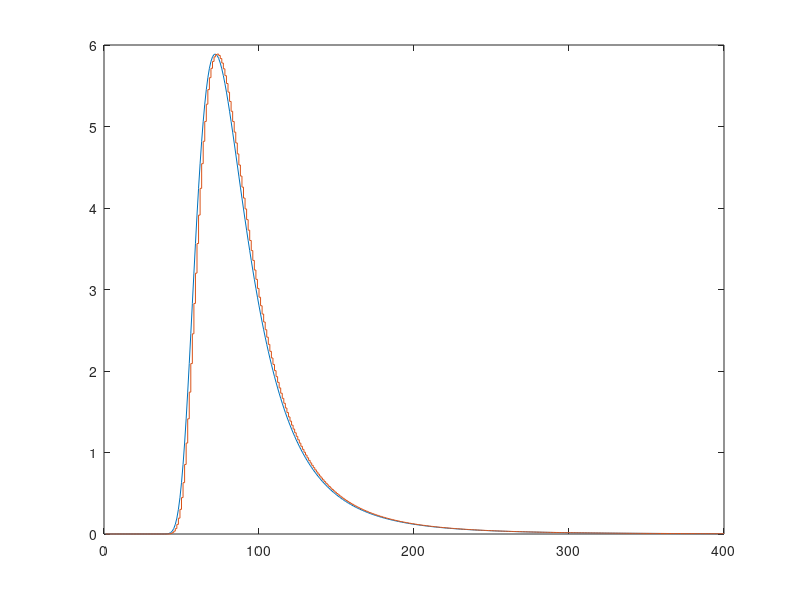

Write MATLAB code to recreate this figure.
function [y MSE]=ADelta_Modulation()
%del=step size
%y=output binary sequence

Vwind=12;              % wind speed at 19.4 m
dw=0.01;                % the difference between successive frequencies
w=0.01:dw:4;            % angular frequencies
t=0.1:0.02:500;         % simulation time
x=0;
N=length(t);
el=zeros(1,N);
%S=waveSpectrum(Vwind,w);
g=9.81; 
A=8.1e-3*g^2; 
B=0.74*(g/Vwind)^4; 
S=A*w.^(-5).*exp(-B./(w.^4));
figure;
plot(S);
xlabel('frequency [rad/s]');
ylabel('wave spectrum [m^2/s]');
grid on;

%t=0:2*pi/100:2*pi;
t=0:1:100;
x=S*5;
plot(x)
hold on
y=[0];
xr=0;
del=0;
for i=1:length(x)-1
    if xr(i)<=x(i)
        d=1;
        del=x(i)-xr(i);
        xr(i+1)=xr(i)+del;
    else
        d=0;
        del=xr(i)-x(i);
        xr(i+1)=xr(i)-del; 
    end
    y=[y d];
    
end
stairs(xr)
hold off
%MSE=sum((x-xr).^2)/length(x);
%MSE;
end